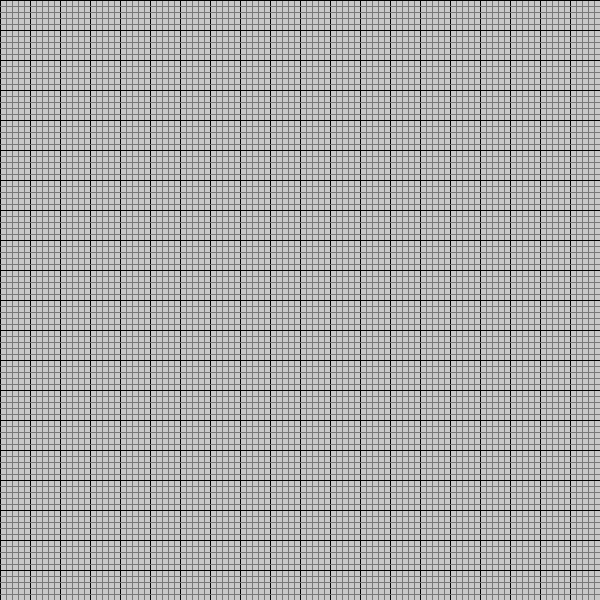
Frame 1 (no input)
Frame 60 (the mouse pressed at the canvas centre just before this capture): identical to frame 1, image omitted
Frame 120 (the mouse held since frame 60 and released just before this capture): identical to frame 1, image omitted

The Processing sketch that drew this single still picture (run headless with seeded random() and noise(); from frame 60 on, the mouse is pressed at the canvas centre):

// Processing sketch: DrawMinorGridLines
// ── DrawMinorGridLines.pde
final int NUM_X = 10;
final int NUM_Y = 10;

final int NUM_MINOR_X  = 100;
final int NUM_MINOR_Y  = 100;

int deltaX = 0, deltaY = 0;
int deltaMinorX = 0, deltaMinorY = 0;

void setup() {
    size(600,600);
    deltaX = width/NUM_X;
    deltaY = height/NUM_Y;
    
    deltaMinorX = width/NUM_MINOR_X;
    deltaMinorY = height/NUM_MINOR_Y;
}


void draw() {
  background(200);
  stroke(0);
   
  stroke(120);
  for(int x=0;x<=width;x+=deltaMinorX) {
    if(x % NUM_X != 0)
       stroke(120);
    else
       stroke(0);
    line(x, 0, x, height);
  }
  for(int y=0;y<=height;y+=deltaMinorY) {
    if(y % NUM_Y != 0)
     stroke(120);
    else
       stroke(0);
      line(0, y, width, y);
  }
} 
